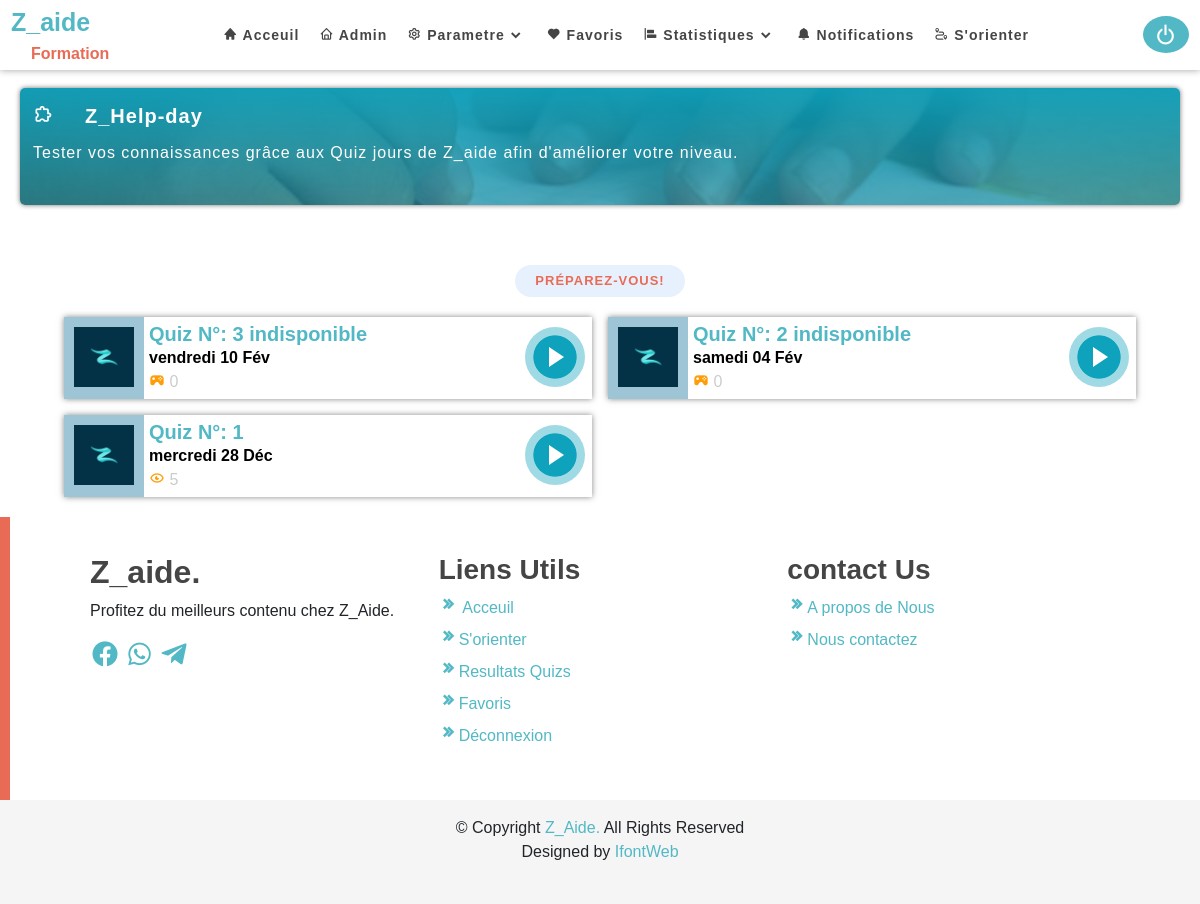
/quizjour/ (signed in), run on the app's committed database.
### Quiz/models.py (models this page shows, shortened)
class Quizjour(models.Model):
    disponibilité=(
        ('disponible','disponible'),
        ('indisponible','indisponible')
    )
    nomQuiz=models.CharField(max_length=300)
    numeroQuiz=models.IntegerField(help_text="Questionnaire Numero")
    nombreDequestion=models.IntegerField(help_text="nombre de question")
    temps=models.IntegerField(help_text="temps pour traiter le questionnair")
    score=models.IntegerField(help_text="Point pour le questionnaire")
    date=models.DateTimeField(auto_now_add=True)
    etat=models.CharField(choices=disponibilité,max_length=200,blank=True)
    class  Meta:
        ordering= ['-date']

### Quiz/views.py (the view)
# urls.py: path('',views.quiz,name='quiz'),
@login_required(login_url='connex:log')
def quiz(request):
    quiz=Quizjour.objects.all()
    nombre=Resultasjour.objects.filter(user=request.user).count()
    nombre=int(nombre)
    print("philippppe",nombre)
    context={
        'quizs':quiz,
        'aujourdhui':aujourdhui,
        'nombre':nombre
    }
    return render(request,'quiz.html',context)

### Quiz/templatetags/veri.py (called while the page is built)
@register.filter(name="veri")
def veri(valeur):
    return str(valeur)

### connex/models.py (called while the page is built)
    def __str__(self):
        return self.email

### Quiz/templates/quiz.html (shortened to what this page needs)
{% extends 'base.html'  %}
{% load static %}
{% load veri %}
{%  block content  %}
{% include 'nav.html' %}
<section class="First mt-5">
    <div class="second">
        <div class="present">
            <div class="icon">
                <i class="bx bx-extension"></i>
            </div>
            <p>Z_Help-day </p>
        </div>
        <p>Tester vos connaissances grâce aux Quiz jours de Z_aide afin d'améliorer votre niveau.</p>
    </div>
</section>
<section class="quizselects">
    <div class="section-header">
        <h2>Préparez-vous!</h2>
    </div>
    <div class="selects">
        {% for quiz in quizs  %}
        {% if quiz.etat|veri == 'indisponible' and request.user.is_superuser %}
        <div class="cards">
            <div class="img">
                <img src="/static/assets/img/logoZ.png" >
            </div>
            <div class="detail">
                <h5>{{quiz.nomQuiz}} N°: {{quiz.numeroQuiz}}  {{quiz.etat}} </h5>
                <div class="icon">
                    <p><b>
                        {% if quiz.date|date:"d-m-Y" == aujourdhui|date:"d-m-Y" %}
                        <p>aujourd'hui <i class="bx bxs-hot"></i></p>
                        {%else%}
                        <p>{{quiz.date|date:"l d M "}}</p>
                        {%endif%}
                    </b></p>
                    <i class="bx bxs-joystick"></i>
                    <span class="jouer" id="{{quiz.id}}">{{quiz.JourReQuiz.count}}</span>
                </div>
            </div>
            <div class="btn">
                <a href="#" class="btn-play modal-buton" data-bs-toggle="modal" data-bs-target="#exampleModal"
                    data-pk="{{ quiz.pk }}"
                    data-quizs="{{ quiz.nomQuiz }}"
                    data-question="{{quiz.nombreDequestion}}"
                    data-dificulte="."
                    data-time="{{quiz.temps}}"
                    data-score="{{quiz.score}}"
                    data-matiere="{{quiz.matierequiz}}"
                ></a>
            </div>
        </div>
        {%elif quiz.etat|veri == 'disponible'%}
        <div class="cards">
            <div class="img">
                <img src="/static/assets/img/logoZ.png" >
            </div>
            <div class="detail">
                <h5>{{quiz.nomQuiz}} N°: {{quiz.numeroQuiz}}</h5>
                <div class="icon">
                    <p><b>
                        {% if quiz.date|date:"d-m-Y" == aujourdhui|date:"d-m-Y" %}
                        <p>aujourd'hui <i class="bx bxs-hot"></i></p>
                        {%else%}
                        <p>{{quiz.date|date:"l d M "}}</p>
                        {%endif%}
                    </b></p>
                    <i class='bx bx-show-alt'></i>
                    <span class="jouer" id="{{quiz.id}}">{{quiz.JourReQuiz.count}}</span>
                </div>
            </div>
            <div class="btn">
                <a href="#" class="btn-play modal-buton" data-bs-toggle="modal" data-bs-target="#exampleModal"
                    data-pk="{{ quiz.pk }}"
                    data-quizs="{{ quiz.nomQuiz }}"
                    data-question="{{quiz.nombreDequestion}}"
                    data-dificulte="."
                    data-time="{{quiz.temps}}"
                    data-score="{{quiz.score}}"
                    data-matiere="{{quiz.matierequiz}}"
                ></a>
            </div>
        </div>
        {%endif%}
        {%endfor%}
    </div>
</section>
{% include 'footer.html' %}
{% endblock  %}

### data on the page
Quizjour: nomQuiz "Quiz", numeroQuiz "3", etat "indisponible", JourReQuiz.count "0"
Quizjour: nomQuiz "Quiz", numeroQuiz "2", etat "indisponible", JourReQuiz.count "0"
Quizjour: nomQuiz "Quiz", numeroQuiz "1", JourReQuiz.count "5"
